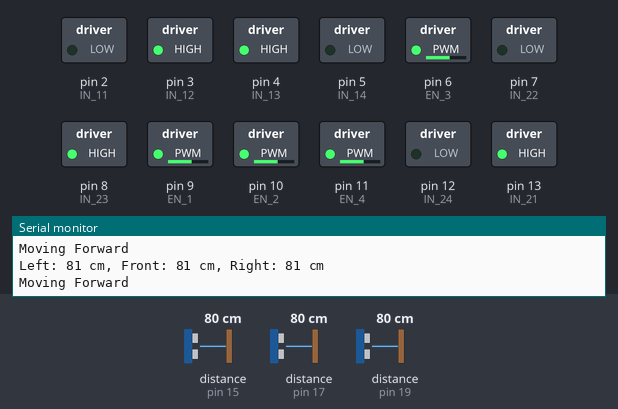
Simulated run of this sketch. Board: Arduino Uno, built with avr-gcc and run on an emulated ATmega328P. On the bench: switched loads named in the sketch (green lamp = pin HIGH), the last lines printed to the serial monitor. Dashed ring = blinking. The test bench sets the inputs (shaded band); at power-on: distance to the obstacle (sensors on pin 17, pin 15, pin 19) 80 cm. The echo pulse lasts 58.3 µs per cm.

Above: at 1.2 s.
1.3 s: distance to the obstacle (sensor on pin 17) set to 22 cm
4.3 s: distance to the obstacle (sensor on pin 17) set to 17 cm
At 5.2 s:
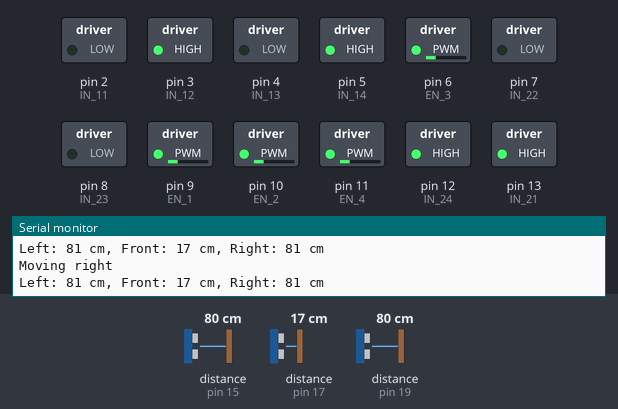
7.3 s: distance to the obstacle (sensor on pin 15) set to 76 cm
At 8.0 s:
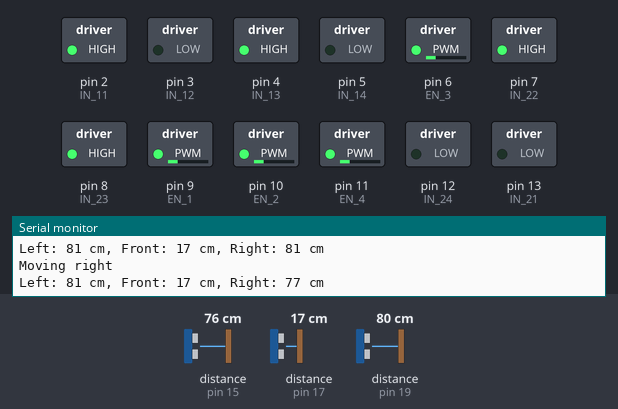
10.3 s: distance to the obstacle (sensor on pin 19) set to 71 cm
At 10.9 s:
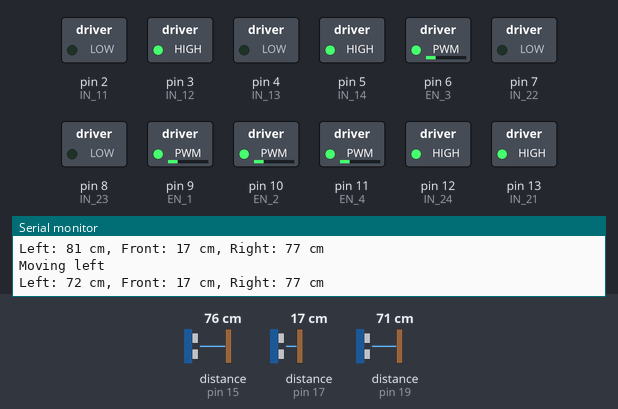
13.3 s: distance to the obstacle (sensor on pin 19) set to 120 cm
At 13.7 s:
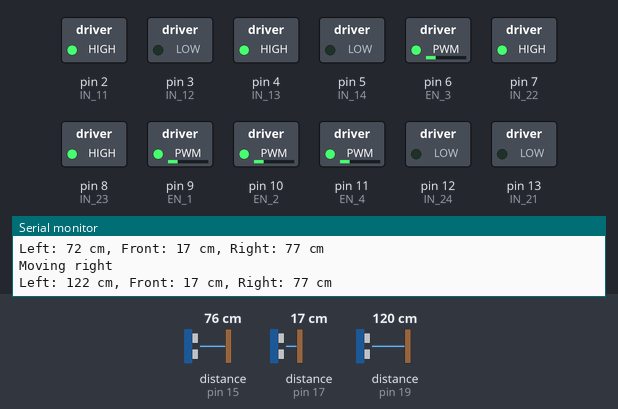
16.3 s: distance to the obstacle (sensor on pin 19) set to 2 cm
At 17.1 s:
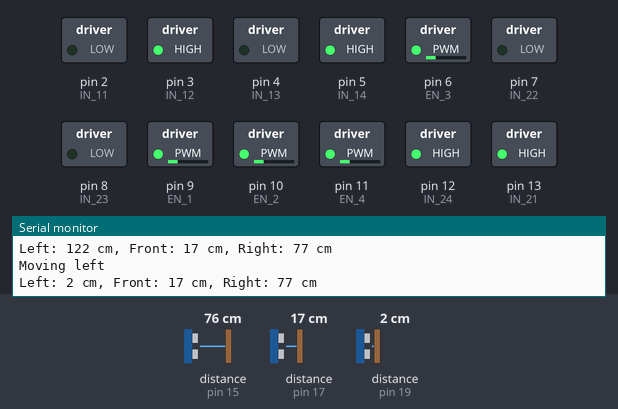
Timing chart, 0 to 20.3 s (numbered marks = the images above; inputs shaded):
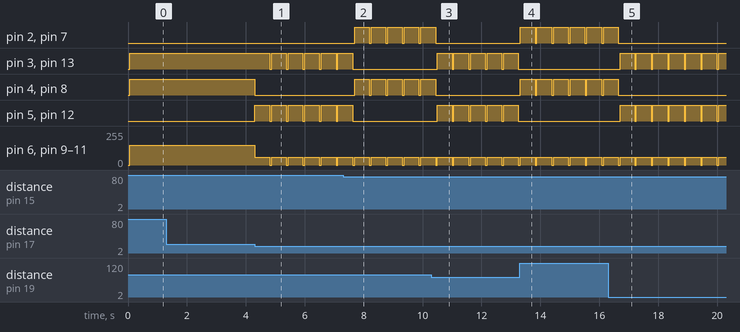

Measured:
- the behaviour switches between 20 and 19 cm on distance to the obstacle (sensor on pin 17) (found by bisection; images 0 and 1)
- the behaviour switches between 80 and 79 cm on distance to the obstacle (sensor on pin 15) (found by bisection; images 1 and 2)
- the behaviour switches between 77 and 76 cm on distance to the obstacle (sensor on pin 19) (found by bisection; images 2 and 3)
- after the input at 4.3 s, pin 3 (IN_12): alternates HIGH for 0.50 s and LOW for 0.06 s, starting after 0.51 s; pin 4 (IN_13): HIGH → LOW at once
- after the input at 7.3 s, pin 2 (IN_11), pin 4 (IN_13), pin 7 (IN_22), pin 8 (IN_23): alternates HIGH for 0.50 s and LOW for 0.06 s, starting after 0.39 s; pin 3 (IN_12), pin 5 (IN_14), pin 12 (IN_24), pin 13 (IN_21): goes on until 7.6 s, then stays LOW
- after the input at 10.3 s, pin 2 (IN_11), pin 4 (IN_13), pin 7 (IN_22), pin 8 (IN_23): goes on until 10.4 s, then stays LOW; pin 3 (IN_12), pin 5 (IN_14), pin 12 (IN_24), pin 13 (IN_21): alternates HIGH for 0.50 s and LOW for 0.06 s, starting after 0.20 s
- after the input at 13.3 s, pin 2 (IN_11), pin 4 (IN_13), pin 7 (IN_22), pin 8 (IN_23): alternates HIGH for 0.50 s and LOW for 0.07 s, starting at once; pin 3 (IN_12), pin 5 (IN_14), pin 12 (IN_24), pin 13 (IN_21): stops changing and stays LOW
- after the input at 16.3 s, pin 2 (IN_11), pin 4 (IN_13), pin 7 (IN_22), pin 8 (IN_23): goes on until 16.6 s, then stays LOW; pin 3 (IN_12), pin 5 (IN_14), pin 12 (IN_24), pin 13 (IN_21): alternates HIGH for 0.50 s and LOW for 0.06 s, starting after 0.40 s

The sketch:

che_b2_24.ino
```cpp
#include <NewPing.h>

// Define the motor control pins based on your setup
#define IN_11 2  // L298N #1, IN4 for IN4 for Back Left motor
#define IN_12 3  // L298N #1, IN3 for IN3 for Back Left motor
#define IN_13 4  // L298N #1, IN2 for Back Right motor
#define IN_14 5  // L298N #1, IN1 for Back Right motor
#define EN_1 9   // Enable pin for L298N #1 (Back motors)
#define EN_2 10  // Enable pin for L298N #1 (Back motors)

#define IN_21 13  // L298N #2, IN4 for Front Right motor
#define IN_22 7   // L298N #2, IN3 for Front Right motor
#define IN_23 8   // L298N #2, IN2 for Front Left motor
#define IN_24 12  // L298N #2, IN1 for Front Left motor
#define EN_3 6    // Enable pin for L298N #2 (Front motors)
#define EN_4 11   // Enable pin for L298N #2 (Front motors)


// Define ultrasonic sensor pins
#define LEFT_TRIG_PIN 18
#define LEFT_ECHO_PIN 19
#define FRONT_TRIG_PIN 16
#define FRONT_ECHO_PIN 17
#define RIGHT_TRIG_PIN 14
#define RIGHT_ECHO_PIN 15

// Define distance thresholds
#define FRONT_THRESHOLD 20  // cm
#define SIDE_THRESHOLD 15   // cm

// Define maximum distance for the ultrasonic sensor
#define MAX_DISTANCE 200  // cm

// Create NewPing objects for the ultrasonic sensors
NewPing leftSensor(LEFT_TRIG_PIN, LEFT_ECHO_PIN, MAX_DISTANCE);
NewPing frontSensor(FRONT_TRIG_PIN, FRONT_ECHO_PIN, MAX_DISTANCE);
NewPing rightSensor(RIGHT_TRIG_PIN, RIGHT_ECHO_PIN, MAX_DISTANCE);

void setup() {
  Serial.begin(9600);  // Start serial communication

  // Initialize motor control pins
  pinMode(IN_11, OUTPUT);
  pinMode(IN_12, OUTPUT);
  pinMode(IN_13, OUTPUT);
  pinMode(IN_14, OUTPUT);
  pinMode(EN_1, OUTPUT);
  pinMode(EN_2, OUTPUT);
  pinMode(IN_21, OUTPUT);
  pinMode(IN_22, OUTPUT);
  pinMode(IN_23, OUTPUT);
  pinMode(IN_24, OUTPUT);
  pinMode(EN_3, OUTPUT);
  pinMode(EN_4, OUTPUT);

  Serial.println("Maze Solving Robot Initialized.");
}

void loop() {
  delay(50);  // Small delay to allow sensors to stabilize

  // Read distances from ultrasonic sensors
  unsigned int leftDistance = leftSensor.ping_cm();
  unsigned int frontDistance = frontSensor.ping_cm();
  unsigned int rightDistance = rightSensor.ping_cm();

  // Print distances to the serial monitor
  Serial.print("Left: ");
  Serial.print(leftDistance);
  Serial.print(" cm, Front: ");
  Serial.print(frontDistance);
  Serial.print(" cm, Right: ");
  Serial.print(rightDistance);
  Serial.println(" cm");

  if (frontDistance < FRONT_THRESHOLD) {  // Obstacle detected in front
    if (leftDistance > rightDistance) {
      turnLeft();  // Otherwise, turn left
      Serial.println("Moving left");
    } else {
      turnRight();  // Prefer to turn right if left side is clearer
      Serial.println("Moving right");
    }
  } else {
    moveForward();  // Move forward if no obstacle detected in front
    Serial.println("Moving Forward");
  }
}

// Function to move the robot forward
void moveForward() {
  digitalWrite(IN_11, LOW);
  digitalWrite(IN_12, HIGH);
  digitalWrite(IN_13, HIGH);
  digitalWrite(IN_14, LOW);
  digitalWrite(IN_24, LOW);
  digitalWrite(IN_23, HIGH);
  digitalWrite(IN_22, LOW);
  digitalWrite(IN_21, HIGH);
  analogWrite(EN_1, 150);
  analogWrite(EN_2, 150);
  analogWrite(EN_3, 150);
  analogWrite(EN_4, 150);
}

// Function to turn the robot left
void turnLeft() {
  digitalWrite(IN_11, HIGH);
  digitalWrite(IN_12, LOW);
  digitalWrite(IN_13, HIGH);
  digitalWrite(IN_14, LOW);
  digitalWrite(IN_24, LOW);
  digitalWrite(IN_23, HIGH);
  digitalWrite(IN_22, HIGH);
  digitalWrite(IN_21, LOW);
  analogWrite(EN_1, 60);
  analogWrite(EN_2, 60);
  analogWrite(EN_3, 60);
  analogWrite(EN_4, 60);
  delay(500);  // Turn for 0.5 seconds
  stopMotors();
}

// Function to turn the robot right
void turnRight() {
  digitalWrite(IN_11, LOW);
  digitalWrite(IN_12, HIGH);
  digitalWrite(IN_13, LOW);
  digitalWrite(IN_14, HIGH);
  digitalWrite(IN_24, HIGH);
  digitalWrite(IN_23, LOW);
  digitalWrite(IN_22, LOW);
  digitalWrite(IN_21, HIGH);
  analogWrite(EN_1, 60);
  analogWrite(EN_2, 60);
  analogWrite(EN_3, 60);
  analogWrite(EN_4, 60);
  delay(500);  // Turn for 0.5 seconds
  stopMotors();
}

// Function to stop the motors
void stopMotors() {
  digitalWrite(IN_11, LOW);
  digitalWrite(IN_12, LOW);
  digitalWrite(IN_13, LOW);
  digitalWrite(IN_14, LOW);
  digitalWrite(IN_24, LOW);
  digitalWrite(IN_23, LOW);
  digitalWrite(IN_22, LOW);
  digitalWrite(IN_21, LOW);
  analogWrite(EN_1, 0);
  analogWrite(EN_2, 0);
  analogWrite(EN_3, 0);
  analogWrite(EN_4, 0);
}
```
